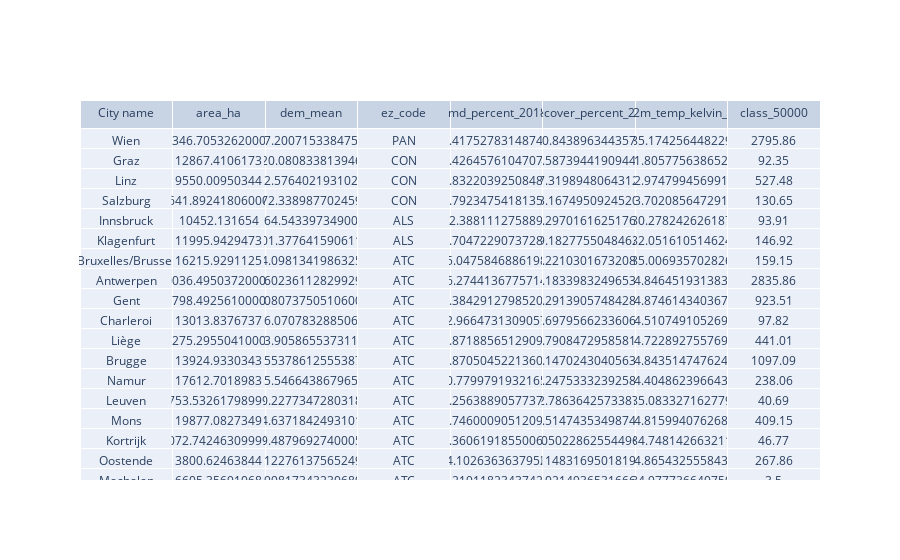

The notebook cell saved with this chart:
### Markdown cell above
You can use the FAIRiCUBE Data Dashboards to explore the dataset:
- [City fact sheet](https://grafana.space4environment.com:3000/d/b662e3cd-7399-44ab-a127-fd7c263c35c3/city-fact-sheet?orgId=1&var-country=LU&var-city=Luxembourg&var-latitude=49.6135785281&var-longitude=6.1264388014&from=1514764800000&to=1546214400000)
- [Indicators dashboard](https://grafana.space4environment.com:3000/d/f44d39f0-eba5-41ea-a3c1-262ee1be9521/indicators-dashboard?orgId=1)

### Code cell
fig = go.Figure(data=[go.Table(
    header=dict(values=["City name", "area_ha", "dem_mean", "ez_code", "imd_percent_2018", "treecover_percent_2018", "avg_2m_temp_kelvin_2018", "class_50000"]),
    cells=dict(values=[df.urau_name, df.city_area_ha, df.dem_mean, df.ez_code, df.imd_percent_2018, df.treecover_percent_2018, df.avg_2m_temp_kelvin_2018, df.class_50000]))
])

print(f'There are {df.shape[0]} cities and {df.shape[1]} features')
fig.show()

### Figure 1 — Plotly figure (JSON) as saved in the notebook; plotly's stock layout.template omitted (floating-point values rounded to 4 significant figures; data arrays with more than 128 entries replaced by an {"elided": "..."} marker saying what was removed)
{"data": [{"cells": {"values": {"elided": "8x729 mixed values"}}, "header": {"values": ["City name", "area_ha", "dem_mean", "ez_code", "imd_percent_2018", "treecover_percent_2018", "avg_2m_temp_kelvin_2018", "class_50000"]}, "type": "table"}], "layout": {}}
